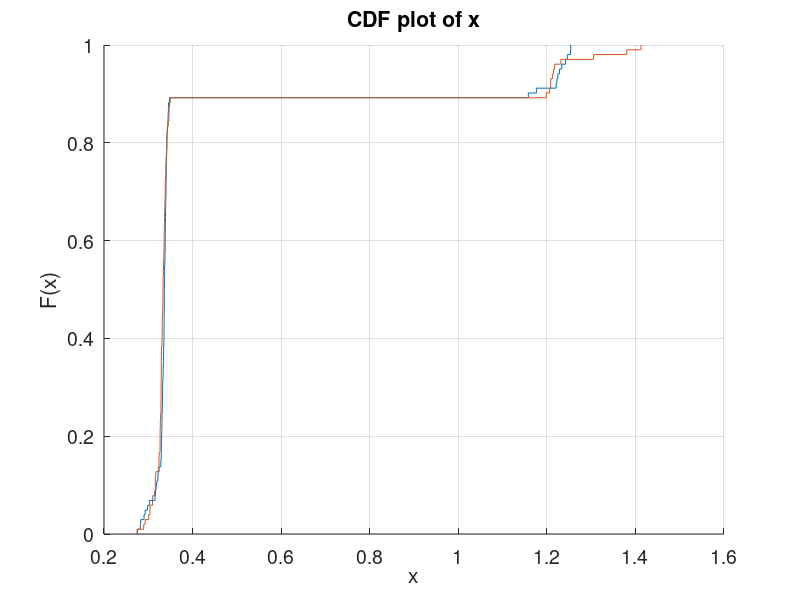

Write MATLAB code to recreate this figure. (Note: this script raises an error after producing the figure.)
http1Time = [341649931, 335621287, 335870495, 317391290, 330918724, 339473841, 342426606, 345767708, 1224867579, 1158170265, 1176418466, 328873338, 336229688, 336816657, 344462688, 329407184, 337554561, 334389989, 336654091, 329864807, 341145377, 336339298, 339965864, 340497361, 1242285266, 340027179, 1222691636, 329742273, 340207242, 332521416, 332026851, 334451505, 330124595, 275605770, 340005486, 282778628, 334952868, 338567407, 344964754, 347800100, 338954410, 302578765, 343372689, 316162069, 338778829, 331439352, 335958536, 1228641960, 336886973, 342324171, 337726115, 1253535879, 332229903, 329358934, 318922427, 338122459, 341526710, 332350069, 330811120, 298419608, 341013694, 1253848111, 331851039, 335395898, 321467374, 345434253, 336184305, 337757709, 338371215, 336034019, 340656602, 333335840, 324427793, 1246285743, 1233637746, 330459345, 335425312, 292761942, 322416493, 333540084, 282004345, 1220841125, 336703663, 334606347, 331091377, 335715017, 315119041, 338100413, 339226044, 332044882, 334157879, 290304117, 335706187, 344156824, 333569251, 338110955, 336209766, 338273670, 339011770, 340534089, 328244468, 341533067];
http2Time = [331888584, 341292549, 348084183, 333329474, 336519459, 314235148, 346592260, 335788617, 1215190927, 1208657551, 1198349753, 328884552, 335831784, 329322101, 336655871, 309533461, 339471166, 300954452, 328733509, 333290964, 329694618, 331485338, 315943017, 333491782, 1412642402, 337531214, 1206094432, 329434301, 336286431, 292786039, 330768762, 326782568, 328994066, 342220448, 335658429, 338159949, 337179312, 327139526, 335876192, 334039944, 340050574, 342769190, 326468300, 326652890, 335056248, 315979903, 304013776, 1231488119, 332928875, 331571802, 335307282, 1305349050, 328563877, 338315694, 329472819, 337862957, 327256360, 322605652, 303906117, 334314236, 331292190, 1208513081, 332983329, 329525773, 347130303, 331038806, 342389493, 341992543, 338498141, 342025111, 326637456, 346428283, 324194205, 1213016619, 1217362386, 344929944, 329395005, 327618174, 328610348, 309858735, 339157543, 1380498912, 336266130, 340234215, 274622931, 331542533, 324637805, 349822025, 315854033, 316978125, 324209184, 289593967, 339716837, 332460249, 328915219, 333222629, 326641875, 328971968, 332831700, 334359629, 329838173, 338378064];

http1Time = http1Time / 1000000000;
http2Time = http2Time / 1000000000;

set(gca,'fontsize',14)

hold on
p1 = cdfplot(http1Time);
p2 = cdfplot(http2Time);
p1.LineWidth = 1;
p2.LineWidth = 1;
xlim([0 0.8])
xlabel('time(s)')
ylabel('CDF')
legend('HTTP/1.x', 'HTTP/2')
title('page transfer time')